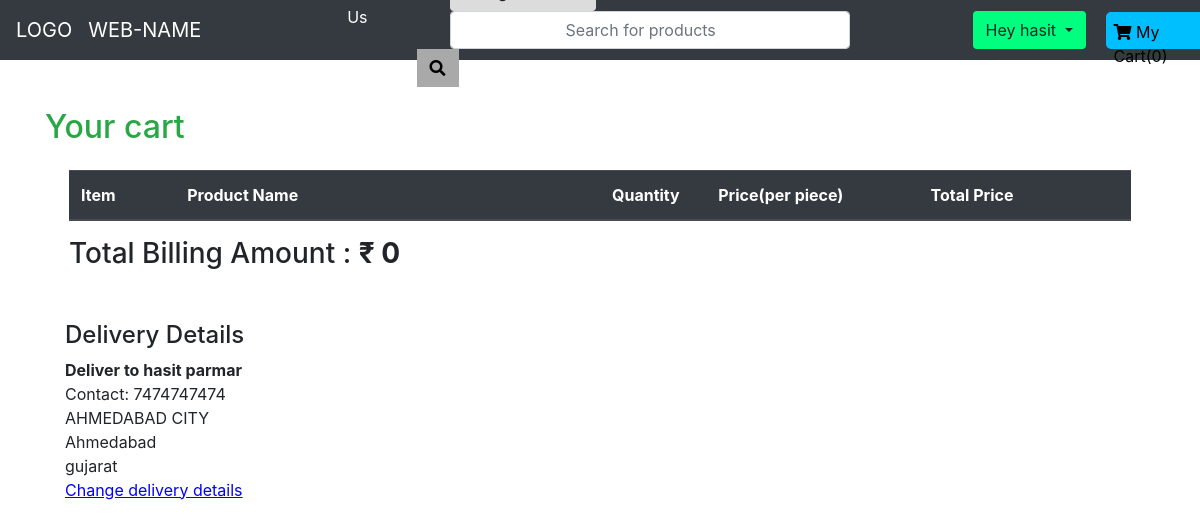
Before: /cart/ (signed in) with the older database file.
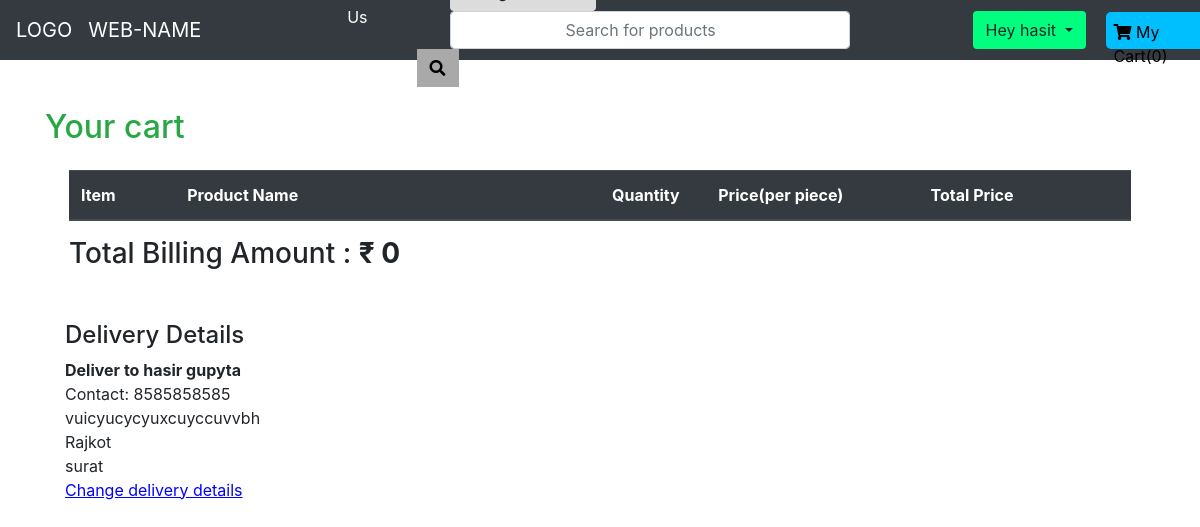
After: the same page with the newer database file.
### Authentication/models.py (models this page shows, shortened)
class Profile(models.Model):
    user = models.OneToOneField(User, on_delete=models.CASCADE)
    first_name = models.CharField(max_length=100)
    first_name2 = models.CharField(max_length=100, blank=True,default="")
    last_name = models.CharField(max_length=100, blank=True)
    last_name2 = models.CharField(max_length=100, blank=True,default="")
    contact_no = models.BigIntegerField()
    contact_no2 = models.BigIntegerField( blank=True,default=11111111)
    address1 = models.TextField(max_length=10000,default="")
    address2 = models.TextField(max_length=10000,blank=True,default="")
    CITY_CHOICES = [
        ('Ahmedabad', 'Ahmedabad'),
        ('Surat', 'Surat'),
        ('Rajkot', 'Rajkot'),
        ('Gandhinagar', 'Gandhinagar'),
        ('Bhavnagar', 'Bhavnagar'),
    ]
    city = models.CharField(
        max_length=50,
        choices=CITY_CHOICES,
        default='Ahmedabad',
    )
    city2 = models.CharField(
        max_length=50,
        choices=CITY_CHOICES,
        default='Ahmedabad', blank=True
    )
    state = models.CharField(max_length=100)
    state2 = models.CharField(max_length=100, blank=True,default="")
    pincode = models.PositiveIntegerField()
    pincode2 = models.PositiveIntegerField( blank=True,default=111111)
    default_address_value = models.IntegerField(default=1)

### shop/views.py (the view)
# urls.py: path("cart/",views.cart,name="Cart"),
def cart(request):
    if request.user.is_authenticated:
        user_profile = Profile.objects.get(user=request.user)
        print(user_profile.default_address_value)
        return render(request,'cart.html',{'profile':user_profile,'defaultAdd':user_profile.default_address_value})
    return redirect('LoginUSER')

### shop/templates/cart.html (shortened to what this page needs)
{% extends 'base.html' %}
{% load static %}
{% block body %}
<div class="container mt-5 " id="maincontainer">
    <h2 class="text-success">Your cart</h2>
<div id="carttable" class="m-4">
<table class="table">
  <thead class="thead-dark">
    <tr>
      <th style="width: 10%;" scope="col">Item</th>
      <th style="width: 40%;" scope="col">Product Name</th>
      <th style="width: 10%;" scope="col">Quantity</th>
      <th style="width: 20%;" scope="col">Price(per piece)</th>
      <th style="width: 20%;" scope="col">Total Price</th>
    </tr>
  </thead>
</table>
</div>
<div  style="margin-top: 50px;margin-left: 20px;">
    <h4>Delivery Details </h4>
    {% ifequal defaultAdd 1 %}
    <strong>Deliver to {{ profile.first_name }} {{profile.last_name|truncatechars:10}}</strong><br> Contact: {{ profile.contact_no }}<br> <span id="no1">{{ profile.address1|truncatechars:70 }}</span><br> {{profile.city}}
    <br> {{ profile.state }}<br>
    <a href="{% url 'Account' %}" style="color: blue;text-decoration: underline;">Change delivery details</a><br><br>
    {% else %}
    <strong>Deliver to {{ profile.first_name2 }} {{profile.last_name2|truncatechars:10}}</strong><br> Contact: {{ profile.contact_no2 }}<br> <span id="no1">{{ profile.address2|truncatechars:70 }}</span><br> {{profile.city2}}
    <br> {{ profile.state2 }}<br>
    <a href="{% url 'Account' %}" style="color: blue;text-decoration: underline;">Change delivery details</a><br><br>
    {% endifequal %}
</div>
</div>
{% endblock %}

Changed rows visible on the page:
changed Profile: first_name2 (not shown) → "hasir"; last_name2 (not shown) → "gupyta"; contact_no2 (not shown) → "8585858585"; address2 (not shown) → "vuicyucycyuxcuyccuvvbh"; city2 (not shown) → "Rajkot"; state2 (not shown) → "surat"; first_name "hasit" → (not shown); last_name "parmar" → (not shown); contact_no "7474747474" → (not shown); address1 "AHMEDABAD CITY" → (not shown); city "Ahmedabad" → (not shown); state "gujarat" → (not shown)
